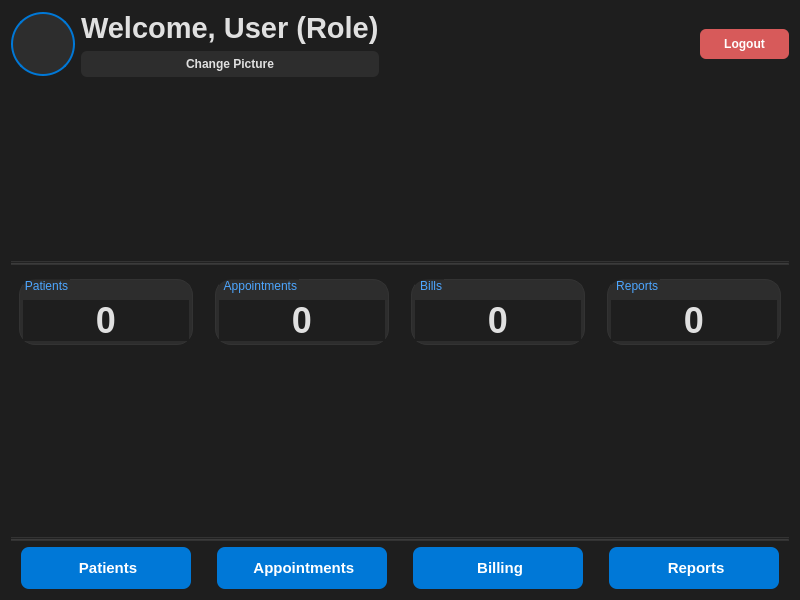
<?xml version="1.0" encoding="UTF-8"?>
<ui version="4.0">
 <class>Dashboard</class>
 <widget class="QWidget" name="Dashboard">
  <property name="geometry">
   <rect>
    <x>0</x>
    <y>0</y>
    <width>800</width>
    <height>600</height>
   </rect>
  </property>
  <property name="windowTitle">
   <string>Hospital Dashboard</string>
  </property>
  <property name="styleSheet">
   <string notr="true">
    background-color: #1e1e1e;
    color: #e0e0e0;
    font-family: 'Segoe UI', Arial, sans-serif;
   </string>
  </property>
  <layout class="QVBoxLayout" name="verticalLayout">
   <item>
    <layout class="QHBoxLayout" name="headerLayout">
     <item>
      <widget class="QLabel" name="profilePicLabel">
       <property name="minimumSize">
        <size>
         <width>64</width>
         <height>64</height>
        </size>
       </property>
       <property name="maximumSize">
        <size>
         <width>64</width>
         <height>64</height>
        </size>
       </property>
       <property name="styleSheet">
        <string notr="true">
         border-radius: 32px;
         border: 2px solid #0078D7;
         background: #2d2d2d;
        </string>
       </property>
       <property name="scaledContents">
        <bool>true</bool>
       </property>
      </widget>
     </item>
     <item>
      <layout class="QVBoxLayout" name="userInfoLayout">
       <item>
        <widget class="QLabel" name="welcomeLabel">
         <property name="font">
          <font>
           <family>Segoe UI</family>
           <pointsize>22</pointsize>
           <bold>true</bold>
          </font>
         </property>
         <property name="styleSheet">
          <string notr="true">color: #e0e0e0;</string>
         </property>
         <property name="text">
          <string>Welcome, User (Role)</string>
         </property>
        </widget>
       </item>
       <item>
        <layout class="QHBoxLayout" name="userActionLayout">
         <item>
          <widget class="QPushButton" name="changeProfileButton">
           <property name="styleSheet">
            <string notr="true">
             padding: 6px 18px;
             border-radius: 6px;
             background: #2d2d2d;
             color: #e0e0e0;
             font-weight: 500;
            </string>
           </property>
           <property name="text">
            <string>Change Picture</string>
           </property>
          </widget>
         </item>
        </layout>
       </item>
      </layout>
     </item>
     <item>
      <spacer name="horizontalSpacer">
       <property name="orientation">
        <enum>Qt::Orientation::Horizontal</enum>
       </property>
       <property name="sizeHint" stdset="0">
        <size>
         <width>40</width>
         <height>20</height>
        </size>
       </property>
      </spacer>
     </item>
     <item>
      <widget class="QPushButton" name="logoutButton">
       <property name="styleSheet">
        <string notr="true">
         background: #D75A5A;
         color: white;
         border-radius: 6px;
         padding: 8px 24px;
         font-weight: bold;
        </string>
       </property>
       <property name="text">
        <string>Logout</string>
       </property>
      </widget>
     </item>
    </layout>
   </item>
   <item>
    <spacer name="verticalSpacer">
     <property name="orientation">
      <enum>Qt::Orientation::Vertical</enum>
     </property>
     <property name="sizeHint" stdset="0">
      <size>
       <width>20</width>
       <height>40</height>
      </size>
     </property>
    </spacer>
   </item>
   <item>
    <widget class="QFrame" name="headerDivider">
     <property name="styleSheet">
      <string notr="true">color: #333; background: #333; min-height: 2px;</string>
     </property>
     <property name="frameShape">
      <enum>QFrame::Shape::HLine</enum>
     </property>
     <property name="frameShadow">
      <enum>QFrame::Shadow::Sunken</enum>
     </property>
    </widget>
   </item>
   <item>
    <layout class="QHBoxLayout" name="kpiLayout">
     <item>
      <widget class="QGroupBox" name="patientsCard">
       <property name="styleSheet">
        <string notr="true">
         QGroupBox {
           background: #2d2d2d;
           border: 1px solid #333;
           border-radius: 16px;
           margin: 8px;
           padding: 18px;
           color: #e0e0e0;
         }
         QGroupBox::title {
           subcontrol-origin: margin;
           left: 12px;
           top: 8px;
           font-size: 15px;
           font-weight: 600;
           color: #4da6ff;
         }
        </string>
       </property>
       <property name="title">
        <string>Patients</string>
       </property>
       <layout class="QVBoxLayout" name="verticalLayout_2">
        <item>
         <widget class="QLabel" name="patientsValueLabel">
          <property name="styleSheet">
           <string notr="true">
            font-size: 36px;
            font-weight: bold;
            color: #e0e0e0;
           </string>
          </property>
          <property name="text">
           <string>0</string>
          </property>
          <property name="alignment">
           <set>Qt::AlignmentFlag::AlignCenter</set>
          </property>
         </widget>
        </item>
       </layout>
      </widget>
     </item>
     <item>
      <widget class="QGroupBox" name="appointmentsCard">
       <property name="styleSheet">
        <string notr="true">
         QGroupBox {
           background: #2d2d2d;
           border: 1px solid #333;
           border-radius: 16px;
           margin: 8px;
           padding: 18px;
           color: #e0e0e0;
         }
         QGroupBox::title {
           subcontrol-origin: margin;
           left: 12px;
           top: 8px;
           font-size: 15px;
           font-weight: 600;
           color: #4da6ff;
         }
        </string>
       </property>
       <property name="title">
        <string> Appointments</string>
       </property>
       <layout class="QVBoxLayout" name="verticalLayout_3">
        <item>
         <widget class="QLabel" name="appointmentsValueLabel">
          <property name="styleSheet">
           <string notr="true">
            font-size: 36px;
            font-weight: bold;
            color: #e0e0e0;
           </string>
          </property>
          <property name="text">
           <string>0</string>
          </property>
          <property name="alignment">
           <set>Qt::AlignmentFlag::AlignCenter</set>
          </property>
         </widget>
        </item>
       </layout>
      </widget>
     </item>
     <item>
      <widget class="QGroupBox" name="billsCard">
       <property name="styleSheet">
        <string notr="true">
         QGroupBox {
           background: #2d2d2d;
           border: 1px solid #333;
           border-radius: 16px;
           margin: 8px;
           padding: 18px;
           color: #e0e0e0;
         }
         QGroupBox::title {
           subcontrol-origin: margin;
           left: 12px;
           top: 8px;
           font-size: 15px;
           font-weight: 600;
           color: #4da6ff;
         }
        </string>
       </property>
       <property name="title">
        <string> Bills</string>
       </property>
       <layout class="QVBoxLayout" name="verticalLayout_4">
        <item>
         <widget class="QLabel" name="billsValueLabel">
          <property name="styleSheet">
           <string notr="true">
            font-size: 36px;
            font-weight: bold;
            color: #e0e0e0;
           </string>
          </property>
          <property name="text">
           <string>0</string>
          </property>
          <property name="alignment">
           <set>Qt::AlignmentFlag::AlignCenter</set>
          </property>
         </widget>
        </item>
       </layout>
      </widget>
     </item>
     <item>
      <widget class="QGroupBox" name="reportsCard">
       <property name="styleSheet">
        <string notr="true">
         QGroupBox {
           background: #2d2d2d;
           border: 1px solid #333;
           border-radius: 16px;
           margin: 8px;
           padding: 18px;
           color: #e0e0e0;
         }
         QGroupBox::title {
           subcontrol-origin: margin;
           left: 12px;
           top: 8px;
           font-size: 15px;
           font-weight: 600;
           color: #4da6ff;
         }
        </string>
       </property>
       <property name="title">
        <string> Reports</string>
       </property>
       <layout class="QVBoxLayout" name="verticalLayout_5">
        <item>
         <widget class="QLabel" name="reportsValueLabel">
          <property name="styleSheet">
           <string notr="true">
            font-size: 36px;
            font-weight: bold;
            color: #e0e0e0;
           </string>
          </property>
          <property name="text">
           <string>0</string>
          </property>
          <property name="alignment">
           <set>Qt::AlignmentFlag::AlignCenter</set>
          </property>
         </widget>
        </item>
       </layout>
      </widget>
     </item>
    </layout>
   </item>
   <item>
    <spacer name="verticalSpacer_2">
     <property name="orientation">
      <enum>Qt::Orientation::Vertical</enum>
     </property>
     <property name="sizeHint" stdset="0">
      <size>
       <width>20</width>
       <height>40</height>
      </size>
     </property>
    </spacer>
   </item>
   <item>
    <widget class="QFrame" name="kpiDivider">
     <property name="styleSheet">
      <string notr="true">color: #333; background: #333; min-height: 2px;</string>
     </property>
     <property name="frameShape">
      <enum>QFrame::Shape::HLine</enum>
     </property>
     <property name="frameShadow">
      <enum>QFrame::Shadow::Sunken</enum>
     </property>
    </widget>
   </item>
   <item>
    <layout class="QHBoxLayout" name="navLayout">
     <item>
      <widget class="QPushButton" name="patientsButton">
       <property name="styleSheet">
        <string notr="true">
         QPushButton {
           background: #0078D7;
           color: white;
           border-radius: 8px;
           font-size: 15px;
           font-weight: 600;
           padding: 12px 30px;
           margin: 0 10px;
         }
         QPushButton:hover {
           background: #005fa3;
         }
        </string>
       </property>
       <property name="text">
        <string> Patients</string>
       </property>
      </widget>
     </item>
     <item>
      <widget class="QPushButton" name="appointmentsButton">
       <property name="styleSheet">
        <string notr="true">
         QPushButton {
           background: #0078D7;
           color: white;
           border-radius: 8px;
           font-size: 15px;
           font-weight: 600;
           padding: 12px 30px;
           margin: 0 10px;
         }
         QPushButton:hover {
           background: #005fa3;
         }
        </string>
       </property>
       <property name="text">
        <string> Appointments</string>
       </property>
      </widget>
     </item>
     <item>
      <widget class="QPushButton" name="billingButton">
       <property name="styleSheet">
        <string notr="true">
         QPushButton {
           background: #0078D7;
           color: white;
           border-radius: 8px;
           font-size: 15px;
           font-weight: 600;
           padding: 12px 30px;
           margin: 0 10px;
         }
         QPushButton:hover {
           background: #005fa3;
         }
        </string>
       </property>
       <property name="text">
        <string> Billing</string>
       </property>
      </widget>
     </item>
     <item>
      <widget class="QPushButton" name="reportsButton">
       <property name="styleSheet">
        <string notr="true">
         QPushButton {
           background: #0078D7;
           color: white;
           border-radius: 8px;
           font-size: 15px;
           font-weight: 600;
           padding: 12px 30px;
           margin: 0 10px;
         }
         QPushButton:hover {
           background: #005fa3;
         }
        </string>
       </property>
       <property name="text">
        <string> Reports</string>
       </property>
      </widget>
     </item>
    </layout>
   </item>
  </layout>
 </widget>
 <resources/>
 <connections/>
</ui>
